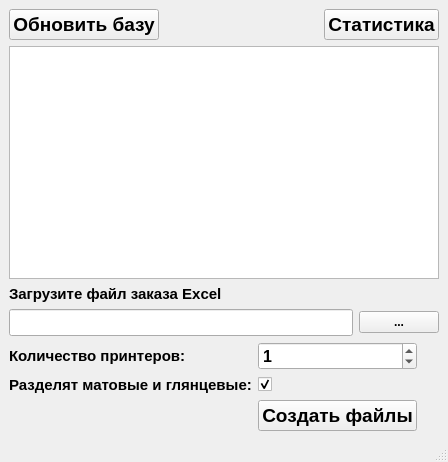
<?xml version="1.0" encoding="UTF-8"?>
<ui version="4.0">
 <class>MainWindow</class>
 <widget class="QMainWindow" name="MainWindow">
  <property name="geometry">
   <rect>
    <x>0</x>
    <y>0</y>
    <width>448</width>
    <height>462</height>
   </rect>
  </property>
  <property name="font">
   <font>
    <weight>75</weight>
    <italic>false</italic>
    <bold>true</bold>
    <underline>false</underline>
    <strikeout>false</strikeout>
   </font>
  </property>
  <property name="mouseTracking">
   <bool>false</bool>
  </property>
  <property name="windowTitle">
   <string>MainWindow</string>
  </property>
  <widget class="QWidget" name="centralwidget">
   <layout class="QVBoxLayout" name="verticalLayout">
    <item>
     <layout class="QHBoxLayout" name="horizontalLayout_2">
      <item>
       <widget class="QPushButton" name="pushButton">
        <property name="enabled">
         <bool>true</bool>
        </property>
        <property name="maximumSize">
         <size>
          <width>200</width>
          <height>150</height>
         </size>
        </property>
        <property name="font">
         <font>
          <pointsize>14</pointsize>
         </font>
        </property>
        <property name="cursor">
         <cursorShape>PointingHandCursor</cursorShape>
        </property>
        <property name="text">
         <string>Обновить базу</string>
        </property>
        <property name="autoDefault">
         <bool>false</bool>
        </property>
        <property name="default">
         <bool>false</bool>
        </property>
        <property name="flat">
         <bool>false</bool>
        </property>
       </widget>
      </item>
      <item>
       <spacer name="horizontalSpacer_2">
        <property name="orientation">
         <enum>Qt::Horizontal</enum>
        </property>
        <property name="sizeHint" stdset="0">
         <size>
          <width>40</width>
          <height>20</height>
         </size>
        </property>
       </spacer>
      </item>
      <item>
       <widget class="QPushButton" name="pushButton_4">
        <property name="enabled">
         <bool>true</bool>
        </property>
        <property name="maximumSize">
         <size>
          <width>200</width>
          <height>150</height>
         </size>
        </property>
        <property name="font">
         <font>
          <pointsize>14</pointsize>
         </font>
        </property>
        <property name="cursor">
         <cursorShape>PointingHandCursor</cursorShape>
        </property>
        <property name="text">
         <string>Статистика</string>
        </property>
        <property name="autoDefault">
         <bool>false</bool>
        </property>
        <property name="default">
         <bool>false</bool>
        </property>
        <property name="flat">
         <bool>false</bool>
        </property>
       </widget>
      </item>
     </layout>
    </item>
    <item>
     <widget class="QTableView" name="tableView"/>
    </item>
    <item>
     <widget class="QLabel" name="label">
      <property name="font">
       <font>
        <pointsize>11</pointsize>
       </font>
      </property>
      <property name="text">
       <string>Загрузите файл заказа Excel</string>
      </property>
     </widget>
    </item>
    <item>
     <layout class="QHBoxLayout" name="horizontalLayout">
      <item>
       <widget class="QLineEdit" name="lineEdit">
        <property name="font">
         <font>
          <pointsize>12</pointsize>
         </font>
        </property>
       </widget>
      </item>
      <item>
       <widget class="QPushButton" name="pushButton_2">
        <property name="text">
         <string>...</string>
        </property>
       </widget>
      </item>
     </layout>
    </item>
    <item>
     <layout class="QGridLayout" name="gridLayout">
      <item row="0" column="0">
       <widget class="QLabel" name="label_2">
        <property name="font">
         <font>
          <pointsize>11</pointsize>
         </font>
        </property>
        <property name="text">
         <string>Количество принтеров:</string>
        </property>
       </widget>
      </item>
      <item row="0" column="1">
       <widget class="QSpinBox" name="spinBox">
        <property name="font">
         <font>
          <pointsize>12</pointsize>
         </font>
        </property>
        <property name="maximum">
         <number>10</number>
        </property>
        <property name="value">
         <number>1</number>
        </property>
       </widget>
      </item>
      <item row="0" column="2">
       <spacer name="horizontalSpacer">
        <property name="orientation">
         <enum>Qt::Horizontal</enum>
        </property>
        <property name="sizeHint" stdset="0">
         <size>
          <width>40</width>
          <height>20</height>
         </size>
        </property>
       </spacer>
      </item>
      <item row="1" column="0">
       <widget class="QLabel" name="label_3">
        <property name="font">
         <font>
          <pointsize>11</pointsize>
         </font>
        </property>
        <property name="text">
         <string>Разделят матовые и глянцевые:</string>
        </property>
       </widget>
      </item>
      <item row="1" column="1">
       <widget class="QCheckBox" name="checkBox">
        <property name="sizePolicy">
         <sizepolicy hsizetype="Minimum" vsizetype="Fixed">
          <horstretch>0</horstretch>
          <verstretch>0</verstretch>
         </sizepolicy>
        </property>
        <property name="minimumSize">
         <size>
          <width>50</width>
          <height>0</height>
         </size>
        </property>
        <property name="font">
         <font>
          <pointsize>11</pointsize>
         </font>
        </property>
        <property name="layoutDirection">
         <enum>Qt::LeftToRight</enum>
        </property>
        <property name="text">
         <string/>
        </property>
        <property name="iconSize">
         <size>
          <width>20</width>
          <height>20</height>
         </size>
        </property>
        <property name="shortcut">
         <string/>
        </property>
        <property name="checkable">
         <bool>true</bool>
        </property>
        <property name="checked">
         <bool>true</bool>
        </property>
        <property name="autoRepeat">
         <bool>false</bool>
        </property>
       </widget>
      </item>
      <item row="2" column="1">
       <widget class="QPushButton" name="pushButton_3">
        <property name="minimumSize">
         <size>
          <width>0</width>
          <height>4</height>
         </size>
        </property>
        <property name="maximumSize">
         <size>
          <width>200</width>
          <height>200</height>
         </size>
        </property>
        <property name="font">
         <font>
          <pointsize>14</pointsize>
         </font>
        </property>
        <property name="cursor">
         <cursorShape>PointingHandCursor</cursorShape>
        </property>
        <property name="layoutDirection">
         <enum>Qt::LeftToRight</enum>
        </property>
        <property name="text">
         <string notr="true">Создать файлы</string>
        </property>
        <property name="autoExclusive">
         <bool>false</bool>
        </property>
       </widget>
      </item>
     </layout>
    </item>
   </layout>
  </widget>
  <widget class="QStatusBar" name="statusbar"/>
 </widget>
 <resources/>
 <connections/>
</ui>
